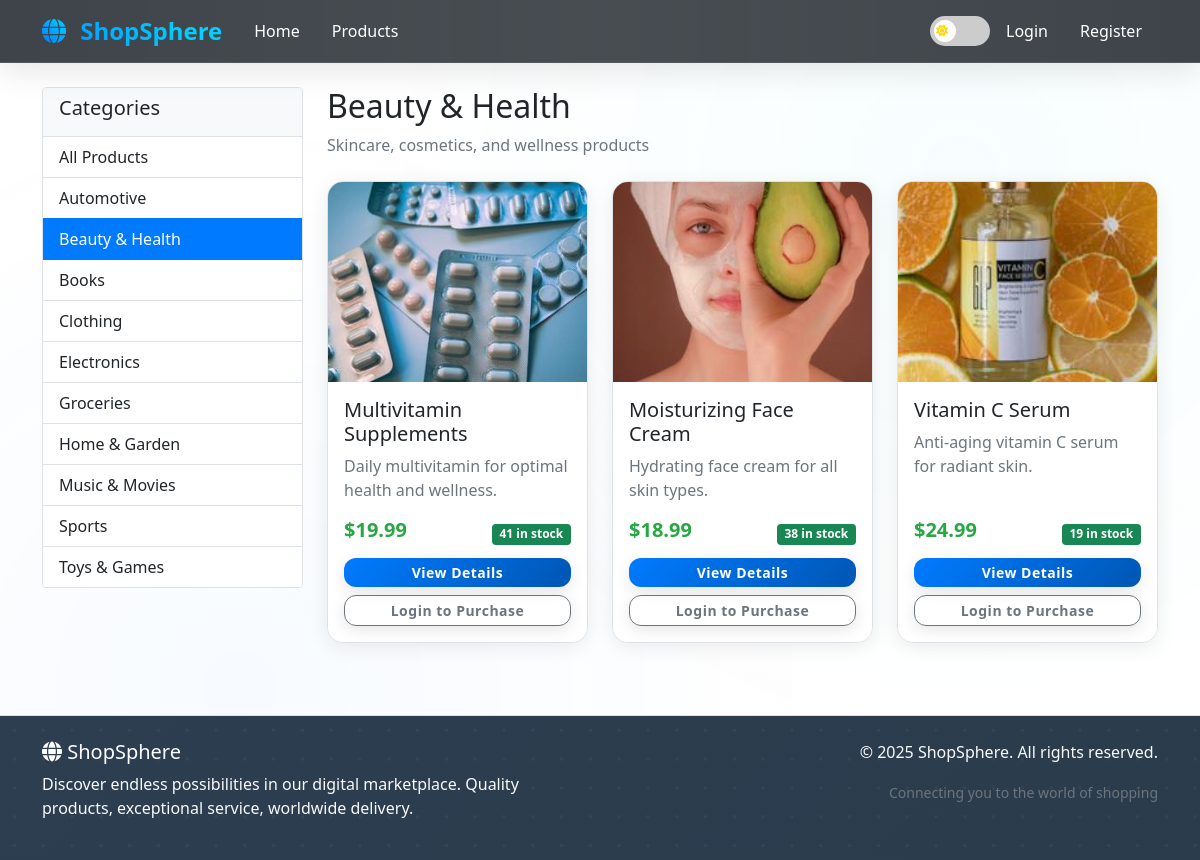
Screenshot of /category/beauty-health/ with the database file from the repository.
### store/models.py (models this page shows, shortened)
class Category(models.Model):
    name = models.CharField(max_length=100, unique=True)
    slug = models.SlugField(max_length=100, unique=True)
    description = models.TextField(blank=True)
    created_at = models.DateTimeField(auto_now_add=True)
    updated_at = models.DateTimeField(auto_now=True)
    class Meta:
        verbose_name_plural = 'Categories'
        ordering = ['name']

class Product(models.Model):
    name = models.CharField(max_length=200)
    slug = models.SlugField(max_length=200, unique=True)
    category = models.ForeignKey(Category, on_delete=models.CASCADE, related_name='products')
    description = models.TextField()
    price = models.DecimalField(max_digits=10, decimal_places=2)
    image = models.ImageField(upload_to='products/', blank=True, null=True)
    stock = models.PositiveIntegerField(default=0)
    available = models.BooleanField(default=True)
    created_at = models.DateTimeField(auto_now_add=True)
    updated_at = models.DateTimeField(auto_now=True)
    class Meta:
        ordering = ['-created_at']
        indexes = [
            models.Index(fields=['slug']),
            models.Index(fields=['available']),
            models.Index(fields=['created_at']),
        ]

### store/views.py (the view)
# urls.py: path('category/<slug:category_slug>/', views.product_list, name='product_list_by_category'),
def product_list(request, category_slug=None):
    category = None
    categories = Category.objects.all()
    products = Product.objects.filter(available=True)
    if category_slug:
        category = get_object_or_404(Category, slug=category_slug)
        products = products.filter(category=category)
    context = {
        'category': category,
        'categories': categories,
        'products': products,
    }
    return render(request, 'store/product_list.html', context)

### store/templates/store/product_list.html (shortened to what this page needs)
{% extends 'store/base.html' %}
{% block content %}
<div class="row">
    <div class="col-md-3">
        <div class="card">
            <div class="card-header">
                <h5>Categories</h5>
            </div>
            <div class="list-group list-group-flush">
                <a href="{% url 'store:product_list' %}"
                   class="list-group-item list-group-item-action {% if not category %}active{% endif %}">
                    All Products
                </a>
                {% for cat in categories %}
                <a href="{% url 'store:product_list_by_category' cat.slug %}"
                   class="list-group-item list-group-item-action {% if category == cat %}active{% endif %}">
                    {{ cat.name }}
                </a>
                {% endfor %}
            </div>
        </div>
    </div>
    <div class="col-md-9">
        {% if category %}
        <div class="mb-4">
            <h2>{{ category.name }}</h2>
            {% if category.description %}
            <p class="text-muted">{{ category.description }}</p>
            {% endif %}
        </div>
        {% else %}
        <div class="mb-4">
            <h2>All Products</h2>
        </div>
        {% endif %}
        {% if products %}
        <div class="row">
            {% for product in products %}
            <div class="col-lg-4 col-md-6 mb-4">
                <div class="card product-card h-100">
                    {% if product.image %}
                    <img src="{{ product.image.url }}" class="card-img-top" alt="{{ product.name }}" style="height: 200px; object-fit: cover;">
                    {% else %}
                    <div class="card-img-top bg-light d-flex align-items-center justify-content-center" style="height: 200px;">
                        <i class="fas fa-image fa-3x text-muted"></i>
                    </div>
                    {% endif %}
                    <div class="card-body d-flex flex-column">
                        <h5 class="card-title">{{ product.name }}</h5>
                        <p class="card-text">{{ product.description|truncatewords:15 }}</p>
                        <div class="mt-auto">
                            <div class="d-flex justify-content-between align-items-center mb-2">
                                <span class="h5 price">${{ product.price }}</span>
                                {% if product.stock > 0 %}
                                    <span class="badge bg-success">{{ product.stock }} in stock</span>
                                {% else %}
                                    <span class="badge bg-danger">Out of Stock</span>
                                {% endif %}
                            </div>
                            <div class="d-grid gap-2">
                                <a href="{% url 'store:product_detail' product.slug %}" class="btn btn-primary btn-sm">
                                    View Details
                                </a>
                                {% if user.is_authenticated and product.stock > 0 %}
                                <form method="post" action="{% url 'store:add_to_cart' product.id %}">
                                    {% csrf_token %}
                                    <button type="submit" class="btn btn-outline-primary btn-sm w-100">
                                        <i class="fas fa-cart-plus"></i> Add to Cart
                                    </button>
                                </form>
                                {% elif not user.is_authenticated %}
                                <a href="{% url 'store:login' %}" class="btn btn-outline-secondary btn-sm">
                                    Login to Purchase
                                </a>
                                {% endif %}
                            </div>
                        </div>
                    </div>
                </div>
            </div>
            {% endfor %}
        </div>
        {% endif %}
    </div>
</div>
{% endblock %}

### static/css/store.css (style rules this page uses)
:root { --bg-primary: #ffffff; --bg-secondary: #f8f9fa; --bg-tertiary: #e9ecef; --text-primary: #212529; --text-secondary: #6c757d; --text-muted: #adb5bd; --border-color: #dee2e6; --card-bg: #ffffff; --navbar-bg: #343a40; --navbar-text: #ffffff; --footer-bg: #2c3e50; --footer-text: #ffffff; --shadow: rgba(0, 0, 0, 0.1); --shadow-hover: rgba(0, 0, 0, 0.15); --input-bg: #ffffff; --input-border: #ced4da; --price-color: #28a745; }
body { background-color: var(--bg-primary); color: var(--text-primary); transition: background-color 0.3s ease, color 0.3s ease; position: relative; overflow-x: hidden; }
body::before { content: ''; position: fixed; top: 0; left: 0; width: 100%; height: 100%; background: radial-gradient(circle at 20% 80%, rgba(0, 123, 255, 0.03) 0%, transparent 50%), radial-gradient(circle at 80% 20%, rgba(0, 212, 255, 0.03) 0%, transparent 50%); pointer-events: none; z-index: -1; animation: backgroundShift 20s ease-in-out infinite; }
html { scroll-behavior: smooth; }
.product-card { transition: all 0.4s cubic-bezier(0.25, 0.46, 0.45, 0.94); border: 1px solid var(--border-color); border-radius: 16px; overflow: hidden; background-color: var(--card-bg); position: relative; backdrop-filter: blur(10px); box-shadow: 0 4px 20px rgba(0, 0, 0, 0.08); }
.product-card::before { content: ''; position: absolute; top: 0; left: -100%; width: 100%; height: 100%; background: linear-gradient(90deg, transparent, rgba(255, 255, 255, 0.1), transparent); transition: left 0.6s ease; z-index: 1; }
.product-card .card-img-top { transition: all 0.6s cubic-bezier(0.25, 0.46, 0.45, 0.94); width: 100%; height: 250px; object-fit: cover; object-position: center; background-color: var(--bg-secondary); margin: 0; padding: 0; border: none; border-radius: 0; filter: brightness(1) saturate(1); }
.product-card:nth-child(odd) { animation: float 6s ease-in-out infinite; }
.product-card .card-body { background-color: var(--card-bg); color: var(--text-primary); }
.product-card .card-title { color: var(--text-primary); }
.product-card .card-text { color: var(--text-secondary); }
.btn { transition: all 0.4s cubic-bezier(0.25, 0.46, 0.45, 0.94); position: relative; overflow: hidden; border-radius: 12px; font-weight: 600; letter-spacing: 0.5px; box-shadow: 0 4px 15px rgba(0, 0, 0, 0.1); }
.btn::before { content: ''; position: absolute; top: 0; left: -100%; width: 100%; height: 100%; background: linear-gradient(90deg, transparent, rgba(255, 255, 255, 0.2), transparent); transition: left 0.6s ease; }
.btn-primary { background: linear-gradient(135deg, #007bff, #0056b3, #004085); border: none; background-size: 200% 200%; animation: gradientShift 3s ease infinite; }
.card { background-color: var(--card-bg); border: 1px solid var(--border-color); color: var(--text-primary); }
.card-header { background-color: var(--bg-secondary); border-bottom: 1px solid var(--border-color); color: var(--text-primary); }
.card-body { background-color: var(--card-bg); }
.card-title { color: var(--text-primary); }
.card-text { color: var(--text-secondary); }
.price { font-size: 1.25rem; font-weight: bold; color: var(--price-color); }
.list-group-item { background-color: var(--card-bg); border: 1px solid var(--border-color); color: var(--text-primary); }
.list-group-item.active { background-color: #007bff; border-color: #007bff; }
* { transition: background-color 0.3s ease, color 0.3s ease, border-color 0.3s ease; }
.container > .row { animation: fadeInUp 0.8s ease-out; }
.product-card:nth-child(1) { animation: fadeInUp 0.6s ease-out 0.1s both; }
.product-card, .product-card .card-img-top, .product-image, .btn { transition: all 0.4s cubic-bezier(0.25, 0.46, 0.45, 0.94); }
.badge { transition: all 0.3s ease; position: relative; overflow: hidden; }
.badge::before { content: ''; position: absolute; top: 0; left: -100%; width: 100%; height: 100%; background: linear-gradient(90deg, transparent, rgba(255, 255, 255, 0.3), transparent); transition: left 0.5s ease; }
.price { transition: all 0.3s ease; position: relative; }

### rows the page displays
Category: name "Automotive"
Category: name "Beauty & Health", description "Skincare, cosmetics, and wellness products"
Category: name "Books"
Category: name "Clothing"
Category: name "Electronics"
Category: name "Groceries"
Category: name "Home & Garden"
Category: name "Music & Movies"
Category: name "Sports"
Category: name "Toys & Games"
Product: image (picture), name "Multivitamin Supplements", description "Daily multivitamin for optimal health and wellness.", price "19.99", stock "41"
Product: image (picture), name "Moisturizing Face Cream", description "Hydrating face cream for all skin types.", price "18.99", stock "38"
Product: image (picture), name "Vitamin C Serum", description "Anti-aging vitamin C serum for radiant skin.", price "24.99", stock "19"
